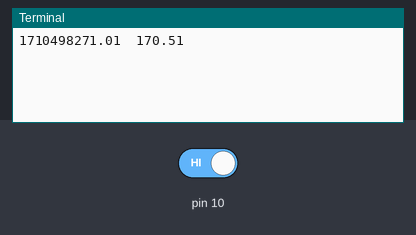
Bench run of a program on a simulated Raspberry Pi (header pin numbers). Parts: the last lines printed to the terminal. The test bench sets the inputs (shaded band); at power-on: pin 10 HIGH. The clock reads 2024-03-15 10:24:30 at power-on unless the program sets it.

Above: at 1.2 s.
1.3 s: pin 10 driven LOW
At 2.7 s:
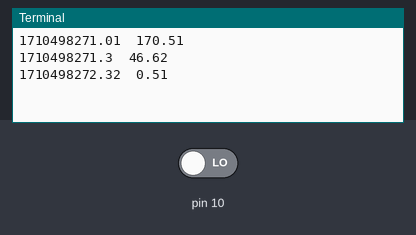
2.8 s: pin 10 driven HIGH
At 4.3 s:
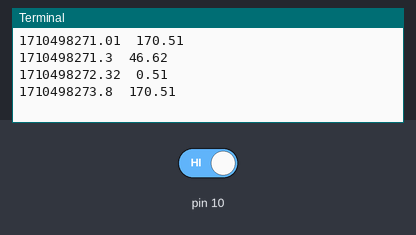
Timing chart, 0 to 5.8 s (numbered marks = the images above; inputs shaded):
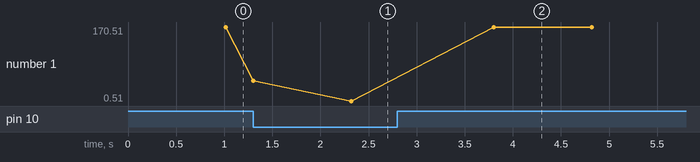

Measured:
- after the input at 1.3 s, the terminal: prints a new line at once (image 1)
- after the input at 2.8 s, the terminal: prints a new line after 1.0 s (image 2)
- plotted number 1: 170.51 → 0.51 after the input at 1.3 s

The program:

ds.py
```python
#!/bin/env python
# -*- coding:utf-8 -*-
# -------------------------------
# Revision:
# Date:        2012-12-11
# Author:      simonzhang
# Email:       simon-zzm@163.com
# Web:         www.simonzhang.net
# -------------------------------
import time
import commands
import RPi.GPIO as GPIO
import datetime as dt

# 初始化
# 需要注意输出与输入的接口
# 8为发射，10为接收
#GPIO.setmode(GPIO.BCM)
GPIO.setmode(GPIO.BOARD)
GPIO.setup(8, GPIO.OUT)
GPIO.setup(10, GPIO.IN)

delta = 0
LstDs = 0
while  1:
    time.sleep(0.01)
    # IO 触发，给10us的高电平
    # 模块自动发送8个40khz的方波
    GPIO.output(8, GPIO.HIGH)
    time.sleep(0.00001)
    GPIO.output(8, GPIO.LOW)
    # 获取发射完毕时间
    # 未接收为False，循环检查开始接受点
    # 转为True为开始接受
    tb = time.time()
    while GPIO.input(10) == False:
       if time.time() - tb > 1 :
            break
       pass
    t1 = time.time()
    # 循环检查开始接收，转为False。则为接受完毕
    tb = time.time()
    while GPIO.input(10):
       if time.time() - tb > 1 :
            break
       pass
    # 获取接受完毕时间
    t2 = time.time()
    # 计算发送与接收时间差
    t3 = t2-t1
    # 空气中1个标准大气压在温度15度时速度为340m/s
    # 25度为346m/s
    # 所以按照一秒钟34000厘米计算
    # 根据硬件文档，该模块探测距离在2-400cm之间
    # 测试范围的时间间隔应该为0.00010到0.023529
    # 为了方便取值自行变化一点
    ds = 340 * t3 / 2
    print "{0}\t{1:.2f}".format(time.time(), ds)
    if ds < 0.3 and LstDs - ds < 0:
        cmd = "python Car.py 6"
        print cmd
        commands.getoutput(cmd)

    LstDs = ds
```
